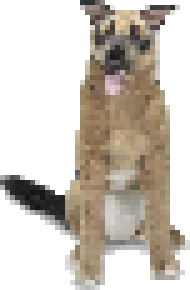
#> input picture pages/assets/dog.png, 38 x 58 px (shown 5 times larger)
$ python make_sprite.py ../pages/assets/dog.png out.png
#> lines starting #> are read from the running program, lines starting #| are printed output that depends on the picture; after the words box and inside, x2 and y2 are one past the last pixel; in counts of white or black regions, pixels touching at a corner belong together
"""Turn a pixel-art picture into a clean, transparent, native-size sprite.

    python tools/make_sprite.py downloaded-dog.png pages/assets/dog.png
    python tools/make_sprite.py in.png out.png --preview preview.png

Pixel art found online is usually a tiny picture blown up (each "big pixel"
is, say, 20x20 real pixels) with soft edges from resizing. This tool:

  1. finds the size and position of the big-pixel grid,
  2. reads one colour per cell, giving the real, tiny sprite,
  3. makes the background transparent (transparent or near-white areas that
     connect to the edge of the picture), and drops stray specks,
  4. trims the empty border.

Save the result at its tiny native size. The game scales it up in the
browser with `image-rendering: pixelated`, so the pixels stay sharp at any
size. Needs numpy (installed by requirements-dev.txt).
"""

import argparse
import sys
from collections import deque
from pathlib import Path

import numpy as np
from PIL import Image


def flatten(img):
    """Return (rgb floats over white, alpha floats) for any PIL image."""
    rgba = np.asarray(img.convert("RGBA")).astype(float)
    alpha = rgba[..., 3]
    rgb = rgba[..., :3] * (alpha[..., None] / 255) + 255 * (1 - alpha[..., None] / 255)
    return rgb, alpha


def _autocorrelation(profile):
    """How strongly a 1-D signal repeats itself at each shift (1.0 at shift 0)."""
    x = profile - profile.mean()
    n = len(x)
    spectrum = np.fft.rfft(x, 2 * n)
    ac = np.fft.irfft(spectrum * np.conj(spectrum))[:n] / np.arange(n, 0, -1)  # fewer samples at long shifts
    return ac / (ac[0] + 1e-12)


def _find_size(jumps_x, jumps_y, smallest, largest):
    """The spacing at which the pattern of colour jumps repeats, and how clear it is (0 to 1)."""
    n = min(len(jumps_x), len(jumps_y))
    ac = (_autocorrelation(jumps_x)[:n] + _autocorrelation(jumps_y)[:n]) / 2
    peaks = [
        lag
        for lag in range(smallest, min(largest, n // 4) + 1)
        if ac[lag] > 0 and ac[lag] >= ac[lag - 1] and ac[lag] >= ac[lag + 1]
    ]
    if not peaks:
        raise ValueError(
            "Could not find a pixel grid in this picture. If you know the size of one big pixel, pass --block N."
        )
    best = max(ac[lag] for lag in peaks)
    # Multiples of the true size repeat just as well (2x, 3x...), so take the smallest strong peak.
    size = min(lag for lag in peaks if ac[lag] >= 0.6 * best)
    return size, float(ac[size])


# [5 lines left out: function _grid_start, not called in this run]


def detect_grid(rgb, size=None, smallest=4, largest=80):
    """Find the big-pixel size and where the grid starts.

    Colour only changes sharply on cell borders, so the sum of colour jumps
    along each axis is a comb: a spike every `size` pixels. The distance
    between spikes is where that signal repeats, found with an autocorrelation
    (which, unlike counting jumps per spacing, is not fooled by blur or by
    divisors of the real size). Pass `size` to skip the search.

    Returns (size, x0, y0, confidence). x0 and y0 are where the first full cell
    starts. Confidence is 0 to 1: real pixel art scores about 0.3 or more, a
    smooth picture close to 0.
    """
    jumps_x = np.abs(np.diff(rgb, axis=1)).sum(axis=(0, 2))  # one value per vertical border
    jumps_y = np.abs(np.diff(rgb, axis=0)).sum(axis=(1, 2))
    confidence = 1.0
    if size is None:
        size, confidence = _find_size(jumps_x, jumps_y, smallest, largest)
    return size, _grid_start(jumps_x, size), _grid_start(jumps_y, size), confidence


# [36 lines left out: functions sample_cells, background_mask, _flood, not called in this run]


FOUR = [(-1, 0), (1, 0), (0, -1), (0, 1)]
EIGHT = FOUR + [(-1, -1), (-1, 1), (1, -1), (1, 1)]


# [28 lines left out: function cut_out, not called in this run]


def process(img, size=None, tolerance=30, keep_background=False):
    """PIL image in, (native-size RGBA PIL image, grid info) out."""
    rgb, alpha = flatten(img)
    if size:
        # an explicit size still needs to find where the grid starts
        size, x0, y0, confidence = detect_grid(rgb, size)
    else:
        size, x0, y0, confidence = detect_grid(rgb)
    cells = sample_cells(rgb, alpha, size, x0, y0)
    if not keep_background:
        cells = cut_out(cells, tolerance)
    return Image.fromarray(cells, "RGBA"), {"size": size, "x0": x0, "y0": y0, "confidence": confidence}


# [11 lines left out: function preview, not called in this run]


def main(argv=None):
    parser = argparse.ArgumentParser(description=__doc__.split("\n")[0])
    parser.add_argument("source", type=Path)
    parser.add_argument("output", type=Path)
    parser.add_argument("--block", type=int, help="size of one big pixel (default: detect it)")
    parser.add_argument(
        "--tolerance", type=int, default=30, help="how close to white counts as background (default 30)"
    )
    parser.add_argument(
        "--keep-background", action="store_true", help="only recover the grid; leave the background"
    )
    parser.add_argument("--preview", type=Path, help="also save an enlarged preview on a checkerboard")
    args = parser.parse_args(argv)

    sprite, grid = process(Image.open(args.source), args.block, args.tolerance, args.keep_background)
#> in flatten, `alpha = rgba[..., 3]`:
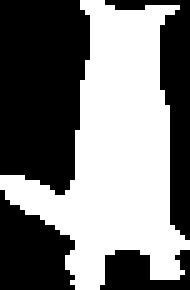
#> alpha: shape (58, 38) float64 (shown 5 times larger); 48.5% white; 1 white region, box (x1, y1, x2, y2) and area: (0, 0, 38, 58) 1070
#> in process, img is the input picture: PIL image 38x58 RGBA; mean R, G, B, A 73.3, 65.9, 56.7, 123.8
#> in detect_grid, `jumps_x = np.abs(np.diff(rgb, axis=1)).sum(axis=(0, 2))`: jumps_x = 37 values, max 8699 at index 33, min 462 at index 11, mean 2779.8
#> in detect_grid, `jumps_y = np.abs(np.diff(rgb, axis=0)).sum(axis=(1, 2))`: jumps_y = 57 values, max 5064 at index 0, min 429 at index 24, mean 1536.6
#> in _find_size, `n = min(len(jumps_x), len(jumps_y))`: n = 37
#> in _autocorrelation, `x = profile - profile.mean()`: x = 37 values, max 5919.2 at index 33, min -2317.8 at index 11, mean 4.92e-14
#> in _autocorrelation, `n = len(x)`: n = 37
#> in _autocorrelation, `ac = np.fft.irfft(spectrum * np.conj(spectrum))[:n] / np.arange(n, 0, ..`: ac = 37 values, max 4252561 at index 0, min -2035008.1 at index 20, mean -185475.8
#> in _find_size, `ac = (_autocorrelation(jumps_x)[:n] + _autocorrelation(jumps_y)[:n]) / 2`: ac = 37 values, max 1 at index 0, min -0.433 at index 22, mean -0.0348
#> in _find_size, `peaks = [ lag for lag in range(smallest, min(largest, n // 4) + 1) if ..`: peaks = []
    args.output.parent.mkdir(parents=True, exist_ok=True)
    sprite.save(args.output)
    print(f"big pixels are {grid['size']}x{grid['size']} (grid starts at {grid['x0']},{grid['y0']})")
    if grid["confidence"] < 0.15 and not args.block:
        print(
            "warning: this picture does not look like blocky pixel art. If the size above is wrong, pass --block N."
        )
    print(f"sprite is {sprite.width}x{sprite.height} pixels -> {args.output}")
    if args.preview:
        preview(sprite).save(args.preview)
        print(f"preview -> {args.preview}")
    return 0


if __name__ == "__main__":
#> (the run stopped early here; a loop or call above may not have finished)
